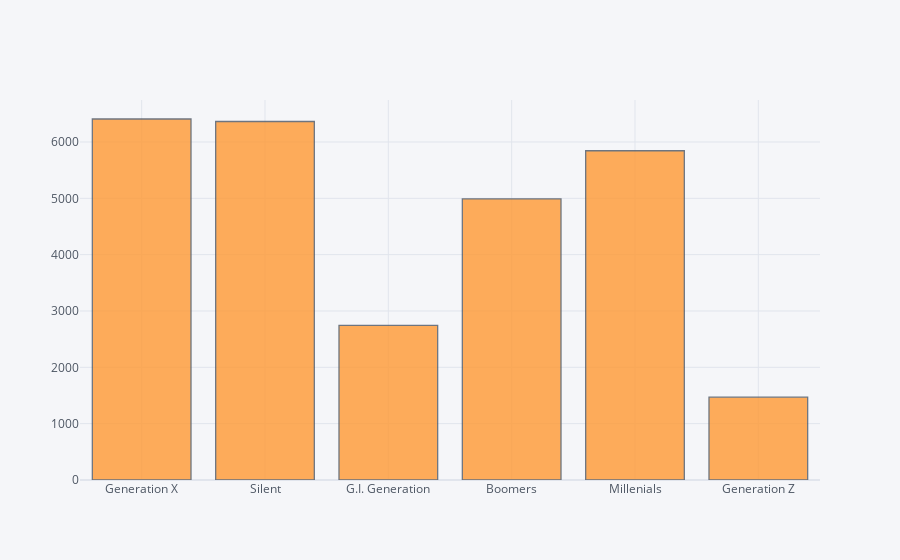

Write notebook code for a chart like this one.
### Code cell
# Data Visualization on Generation
# Code for Bar Graph
data['generation'].iplot(kind='hist')

### Figure 1 — Plotly figure (JSON) as saved in the notebook; plotly's stock layout.template omitted (floating-point values rounded to 4 significant figures; data arrays with more than 128 entries replaced by an {"elided": "..."} marker saying what was removed)
{"data": [{"histfunc": "count", "histnorm": "", "marker": {"color": "rgba(255, 153, 51, 1.0)", "line": {"color": "#4D5663", "width": 1.3}}, "name": "generation", "opacity": 0.8, "orientation": "v", "type": "histogram", "x": {"elided": "27820 str values"}}], "layout": {"barmode": "overlay", "legend": {"bgcolor": "#F5F6F9", "font": {"color": "#4D5663"}}, "paper_bgcolor": "#F5F6F9", "plot_bgcolor": "#F5F6F9", "title": {"font": {"color": "#4D5663"}}, "xaxis": {"gridcolor": "#E1E5ED", "showgrid": true, "tickfont": {"color": "#4D5663"}, "title": {"font": {"color": "#4D5663"}, "text": ""}, "zerolinecolor": "#E1E5ED"}, "yaxis": {"gridcolor": "#E1E5ED", "showgrid": true, "tickfont": {"color": "#4D5663"}, "title": {"font": {"color": "#4D5663"}, "text": ""}, "zerolinecolor": "#E1E5ED"}}}
